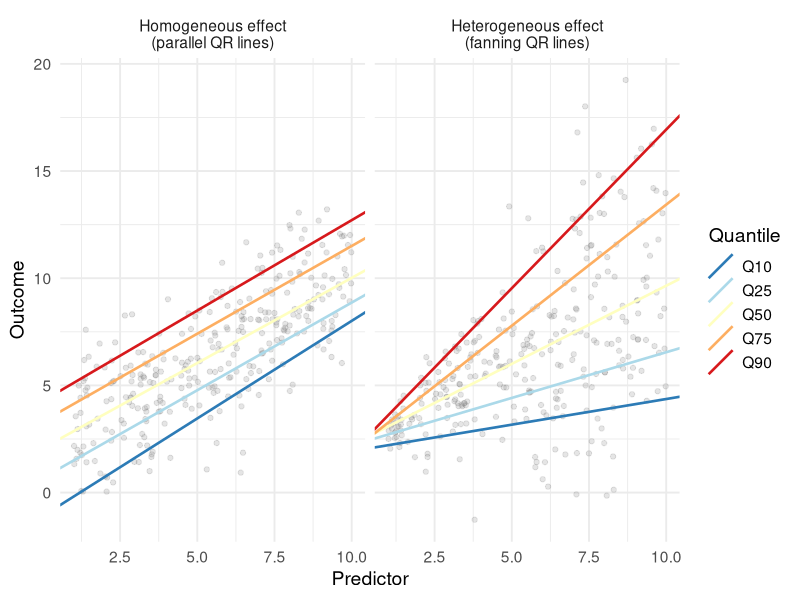
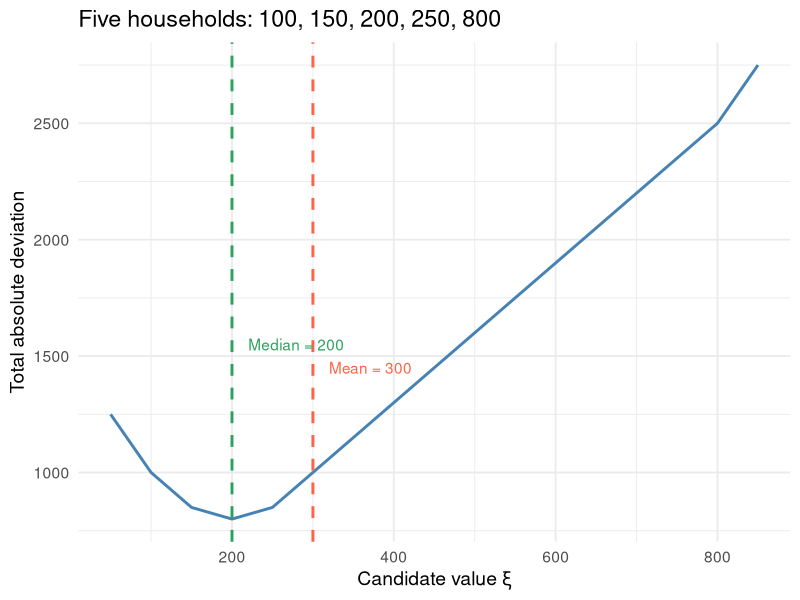
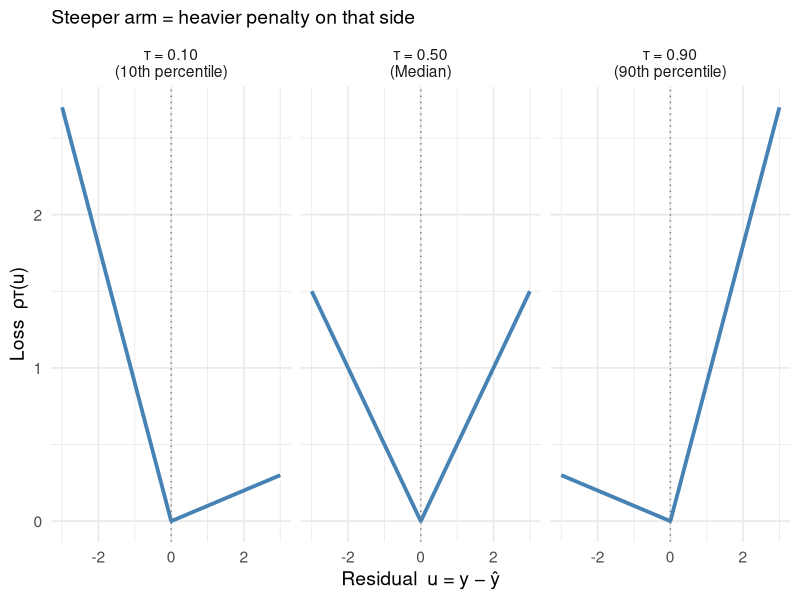
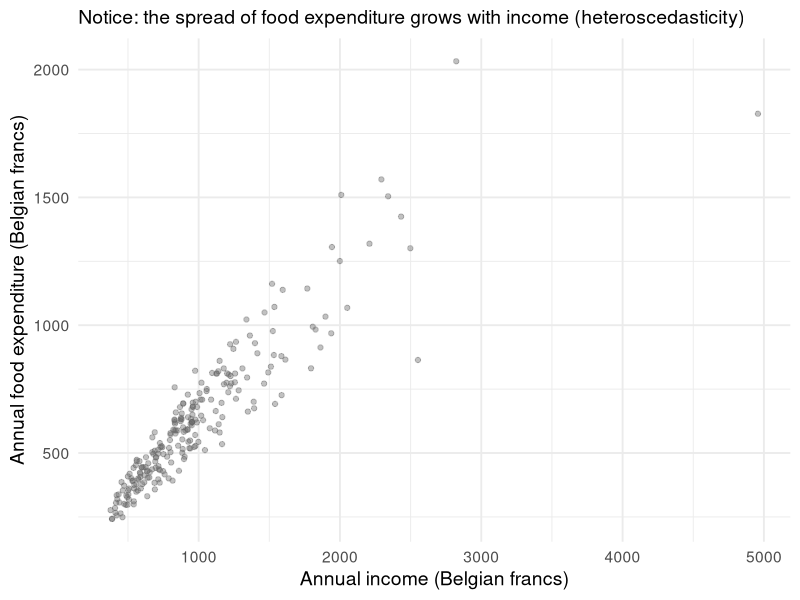
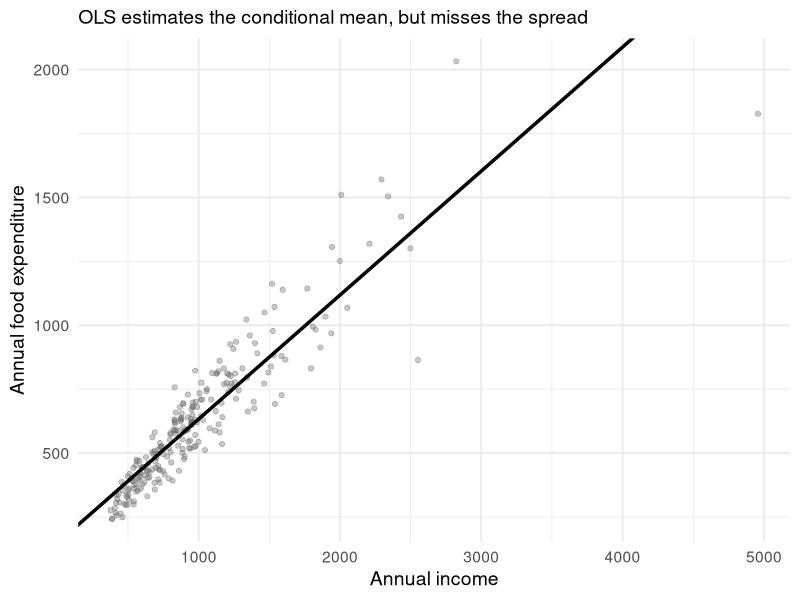
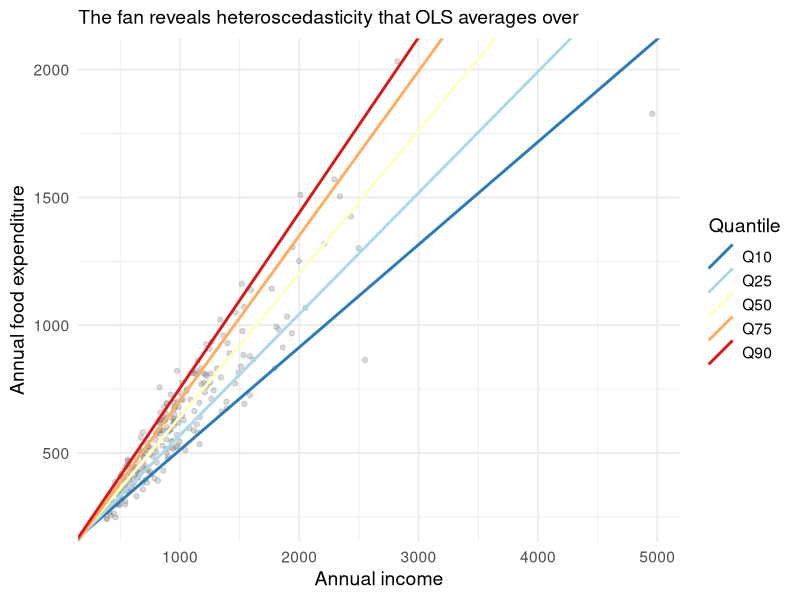
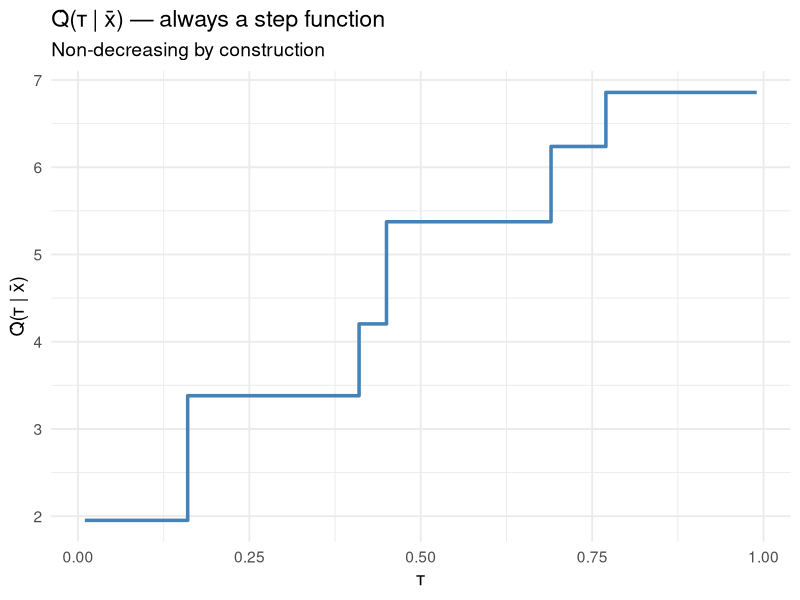
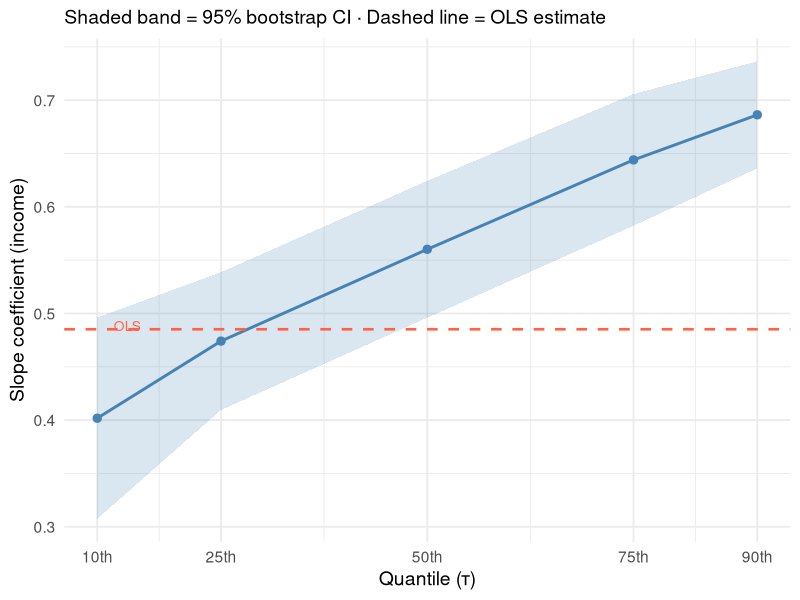

Write R code to recreate these figures, in order.
## ---- chunk 1
#| include: false

library(tidyverse)
library(quantreg)
library(AER)

theme_set(theme_minimal(base_size = 14))

set.seed(4821)

check_fn <- function(u, tau) u * (tau - as.numeric(u < 0))
taus <- c(0.10, 0.25, 0.50, 0.75, 0.90)
## ---- chunk 2
#| fig-width: 8.5
#| fig-height: 3
#| echo: false

n <- 300
x <- runif(n, 1, 10)

df_both <- bind_rows(
  tibble(x = x, y = 2 + 0.8*x + rnorm(n, 0, 2),
         scenario = "Homogeneous effect\n(parallel QR lines)"),
  tibble(x = x, y = 2 + 0.8*x + rnorm(n, 0, 0.5*x),
         scenario = "Heterogeneous effect\n(fanning QR lines)")
) |>
  mutate(scenario = factor(scenario, levels = c(
    "Homogeneous effect\n(parallel QR lines)",
    "Heterogeneous effect\n(fanning QR lines)"
  )))

qr_df <- map_dfr(levels(df_both$scenario), \(sc) {
  d <- filter(df_both, scenario == sc)
  map_dfr(taus, \(t) {
    fit <- rq(y ~ x, data = d, tau = t)
    tibble(scenario = factor(sc, levels = levels(df_both$scenario)),
           tau = factor(paste0("Q", t*100), levels = paste0("Q", taus*100)),
           intercept = coef(fit)[1], slope = coef(fit)[2])
  })
})

ggplot(df_both, aes(x, y)) +
  geom_point(alpha = 0.20, colour = "grey50") +
  geom_abline(data = qr_df, aes(intercept = intercept, slope = slope, colour = tau),
              linewidth = 0.9) +
  scale_colour_brewer(palette = "RdYlBu", name = "Quantile", direction = -1) +
  facet_wrap(~scenario) +
  labs(x = "Predictor", y = "Outcome")
## ---- chunk 3
#| fig-height: 3.5
#| fig-width: 6
#| echo: false

households    <- c(100, 150, 200, 250, 800)
candidates    <- seq(50, 850, by = 1)
total_abs_dev <- sapply(candidates, \(m) sum(abs(households - m)))

tibble(candidate = candidates, total_abs_dev = total_abs_dev) |>
  ggplot(aes(x = candidate, y = total_abs_dev)) +
  geom_line(colour = "steelblue", linewidth = 1) +
  geom_vline(xintercept = 200, colour = "#2ca25f", linetype = "dashed", linewidth = 1) +
  geom_vline(xintercept = 300, colour = "tomato",  linetype = "dashed", linewidth = 1) +
  annotate("text", x = 220, y = 1550, label = "Median = 200", colour = "#2ca25f", hjust = 0) +
  annotate("text", x = 320, y = 1450, label = "Mean = 300",   colour = "tomato",  hjust = 0) +
  labs(title = "Five households: 100, 150, 200, 250, 800",
       x = "Candidate value ξ", y = "Total absolute deviation")
## ---- chunk 4
#| fig-height: 3.8
#| fig-width: 9
#| echo: false

u_vals     <- seq(-3, 3, length.out = 500)
tau_vals   <- c(0.10, 0.50, 0.90)
tau_labels <- c("τ = 0.10\n(10th percentile)", "τ = 0.50\n(Median)", "τ = 0.90\n(90th percentile)")

loss_df <- map_dfr(seq_along(tau_vals), \(i)
  tibble(u    = u_vals,
         loss = check_fn(u_vals, tau_vals[i]),
         tau  = factor(tau_labels[i], levels = tau_labels)))

loss_df |>
  ggplot(aes(x = u, y = loss)) +
  geom_line(colour = "steelblue", linewidth = 1.3) +
  geom_vline(xintercept = 0, linetype = "dotted", colour = "grey50") +
  facet_wrap(~tau) +
  labs(x = "Residual  u = y − ŷ", y = "Loss  ρτ(u)",
       subtitle = "Steeper arm = heavier penalty on that side")
## ---- chunk 5
#| echo: false

y7 <- c(1.622,-0.161,-0.461,-0.612,0.674,0.711,-0.865)
tibble(
  yi = round(y7, 3),
  `u` = round(y7 - 0.674, 3),
  `1(u<0)` = as.integer((y7 - 0.674) < 0),
  `⍴` = round(check_fn(y7 - 0.674, 0.25), 3)
) |> knitr::kable()
## ---- chunk 6
#| echo: false

tibble(
  yi = round(y7, 3),
  `u` = round(y7 - (-0.612), 3),
  `1(u<0)` = as.integer((y7 - (-0.612)) < 0),
  `⍴` = round(check_fn(y7 - (-0.612), 0.25), 3)
) |> knitr::kable()
## ---- chunk 7
#| echo: false
#| fig-height: 4

data(engel, package = "quantreg")

engel |>
  ggplot(aes(x = income, y = foodexp)) +
  geom_point(alpha = 0.4, colour = "grey40") +
  labs(x = "Annual income (Belgian francs)",
       y = "Annual food expenditure (Belgian francs)",
       subtitle = "Notice: the spread of food expenditure grows with income (heteroscedasticity)")
## ---- chunk 8
#| echo: false
#| fig-height: 4

ols_engel <- lm(foodexp ~ income, data = engel)

engel |>
  ggplot(aes(x = income, y = foodexp)) +
  geom_point(alpha = 0.35, colour = "grey40") +
  geom_abline(intercept = coef(ols_engel)[1], slope = coef(ols_engel)[2],
              linewidth = 1.2) +
  labs(x = "Annual income", y = "Annual food expenditure",
       subtitle = "OLS estimates the conditional mean, but misses the spread")
## ---- chunk 9
#| echo: false
#| fig-height: 4.2

qr_lines <- map_dfr(taus, \(t) {
  fit <- rq(foodexp ~ income, data = engel, tau = t)
  tibble(tau = factor(paste0("Q", t*100), levels = paste0("Q", taus*100)),
         intercept = coef(fit)[1], slope = coef(fit)[2])
})

engel |>
  ggplot(aes(x = income, y = foodexp)) +
  geom_point(alpha = 0.30, colour = "grey50") +
  geom_abline(data = qr_lines,
              aes(intercept = intercept, slope = slope, colour = tau),
              linewidth = 1) +
  scale_colour_brewer(palette = "RdYlBu", name = "Quantile", direction = -1) +
  labs(x = "Annual income", y = "Annual food expenditure",
       subtitle = "The fan reveals heteroscedasticity that OLS averages over")
## ---- chunk 10
#| echo: false
#| fig-height: 4.5

df7    <- tibble(x = c(1,2,3,5,6,8,9), y = c(2,1,5,2,8,6,9))
xbar7  <- mean(df7$x)
tau_fine  <- seq(0.01, 0.99, by = 0.01)
q_at_xbar <- map_dbl(tau_fine, \(t)
  suppressWarnings(predict(rq(y ~ x, data = df7, tau = t),
                           newdata = data.frame(x = xbar7))))

tibble(tau = tau_fine, q = q_at_xbar) |>
  ggplot(aes(tau, q)) +
  geom_step(colour = "steelblue", linewidth = 1.2) +
  labs(title = "Q̂(τ | x̄) — always a step function",
       x = "τ", y = "Q̂(τ | x̄)",
       subtitle = "Non-decreasing by construction")
## ---- chunk 11
#| eval: true
#| code-fold: false

# Median regression (τ = 0.5)
fit_median <- rq(foodexp ~ income, data = engel, tau = 0.5)
summary(fit_median)
## ---- chunk 12
#| code-fold: false

fit_multi <- rq(
  foodexp ~ income,
  data = engel,
  tau  = c(0.10, 0.25, 0.50, 0.75, 0.90)
)
## ---- chunk 13
#| echo: false

map_dfr(taus, \(t) {
  fit <- rq(foodexp ~ income, data = engel, tau = t)
  tibble(`τ` = t,
         Quantile = paste0(t*100, "th percentile"),
         `Slope β̂₁(τ)` = round(coef(fit)["income"], 4))
}) |> knitr::kable()
## ---- chunk 14
#| echo: false
#| fig-height: 3.8

ols_slope <- coef(lm(foodexp ~ income, data = engel))["income"]

coef_plot_df <- map_dfr(taus, \(t) {
  fit <- rq(foodexp ~ income, data = engel, tau = t)
  s   <- summary(fit, se = "boot")
  cm  <- s$coefficients
  tibble(tau   = t,
         est   = cm["income", "Value"],
         lower = cm["income", "Value"] - 1.96 * cm["income", "Std. Error"],
         upper = cm["income", "Value"] + 1.96 * cm["income", "Std. Error"])
})

ggplot(coef_plot_df, aes(x = tau, y = est)) +
  geom_ribbon(aes(ymin = lower, ymax = upper), alpha = 0.20, fill = "steelblue") +
  geom_line(colour = "steelblue", linewidth = 1) +
  geom_point(colour = "steelblue", size = 2.5) +
  geom_hline(yintercept = ols_slope, linetype = "dashed",
             colour = "tomato", linewidth = 0.9) +
  annotate("text", x = 0.12, y = ols_slope + 0.003,
           label = "OLS", colour = "tomato", size = 3.5, hjust = 0) +
  scale_x_continuous(breaks = taus, labels = paste0(taus*100, "th")) +
  labs(x = "Quantile (τ)", y = "Slope coefficient (income)",
       subtitle = "Shaded band = 95% bootstrap CI · Dashed line = OLS estimate")
